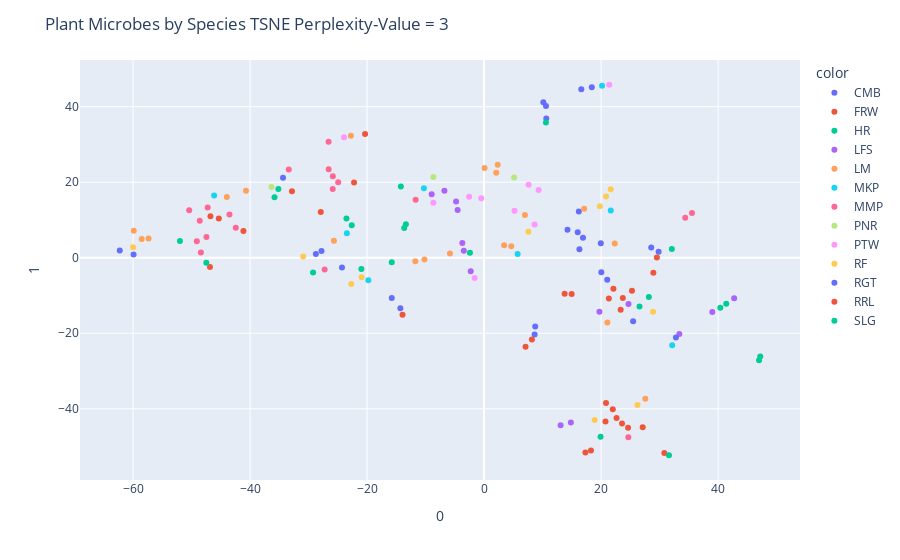

This figure's notebook cell:
### Code cell
X = pivoted_df[top_100.index]

perplexity_value = 3 # Change this to your desired perplexity

tsne = TSNE(n_components=2, perplexity=perplexity_value, random_state=42)
tsne_transformed = tsne.fit_transform(X)


fig = px.scatter(tsne_transformed, x=0, y=1, color=pivoted_df['site_id'])
fig.update_layout(title = 'Plant Microbes by Species TSNE Perplexity-Value = ' + str(perplexity_value))
fig.show()

### Figure 1 — Plotly figure (JSON) as saved in the notebook; plotly's stock layout.template omitted (floating-point values rounded to 4 significant figures)
{"data": [{"hovertemplate": "color=CMB<br>0=%{x}<br>1=%{y}<extra></extra>", "legendgroup": "CMB", "marker": {"color": "#636efa", "symbol": "circle"}, "mode": "markers", "name": "CMB", "orientation": "v", "showlegend": true, "type": "scatter", "x": [16.01, 16.91, 29.83, 19.95, 16.62, 14.26, 10.13, 8.743, 10.63, 10.58, 20.04, -15.78, 28.57, 16.19, 25.48, -14.31, 21.06, 8.638, 16.3, 18.41], "xaxis": "x", "y": [6.741, 5.308, 1.608, 3.872, 44.65, 7.426, 41.19, -18.23, 36.87, 40.2, -3.869, -10.63, 2.686, 12.22, -16.83, -13.38, -5.856, -20.29, 2.26, 45.17], "yaxis": "y"}, {"hovertemplate": "color=FRW<br>0=%{x}<br>1=%{y}<extra></extra>", "legendgroup": "FRW", "marker": {"color": "#EF553B", "symbol": "circle"}, "mode": "markers", "name": "FRW", "orientation": "v", "showlegend": true, "type": "scatter", "x": [-46.78, -27.91, -13.94, 7.089, 13.77, -20.34, -32.84, -45.34, -46.86, -22.23, -41.14], "xaxis": "x", "y": [10.97, 12.12, -15.11, -23.57, -9.548, 32.77, 17.58, 10.38, -2.471, 19.9, 7.078], "yaxis": "y"}, {"hovertemplate": "color=HR<br>0=%{x}<br>1=%{y}<extra></extra>", "legendgroup": "HR", "marker": {"color": "#00cc96", "symbol": "circle"}, "mode": "markers", "name": "HR", "orientation": "v", "showlegend": true, "type": "scatter", "x": [41.39, -13.65, -22.62, -15.78, -13.37, -20.98], "xaxis": "x", "y": [-12.21, 7.85, 8.601, -1.166, 8.903, -3.003], "yaxis": "y"}, {"hovertemplate": "color=LFS<br>0=%{x}<br>1=%{y}<extra></extra>", "legendgroup": "LFS", "marker": {"color": "#ab63fa", "symbol": "circle"}, "mode": "markers", "name": "LFS", "orientation": "v", "showlegend": true, "type": "scatter", "x": [39.01, -4.783, -8.962, 24.69, -6.779, -4.522, 42.75, 33.37, 19.72, 13.09, -2.28, 14.84, -3.465, -3.723], "xaxis": "x", "y": [-14.34, 14.89, 16.81, -12.26, 17.76, 12.62, -10.75, -20.16, -14.33, -44.33, -3.562, -43.65, 1.852, 3.92], "yaxis": "y"}, {"hovertemplate": "color=LM<br>0=%{x}<br>1=%{y}<extra></extra>", "legendgroup": "LM", "marker": {"color": "#FFA15A", "symbol": "circle"}, "mode": "markers", "name": "LM", "orientation": "v", "showlegend": true, "type": "scatter", "x": [-10.19, -40.7, -22.76, 17.11, 3.426, 2.077, -5.83, -58.52, -59.88, 2.328, -43.97, 0.08292, 22.33, 27.56, -57.36, 6.983, 21.08, -11.75, -25.67, 4.652], "xaxis": "x", "y": [-0.4619, 17.73, 32.32, 12.95, 3.328, 22.5, 1.12, 4.971, 7.131, 24.6, 16.12, 23.76, 3.752, -37.37, 5.108, 11.3, -17.13, -0.9356, 4.472, 3.024], "yaxis": "y"}, {"hovertemplate": "color=MKP<br>0=%{x}<br>1=%{y}<extra></extra>", "legendgroup": "MKP", "marker": {"color": "#19d3f3", "symbol": "circle"}, "mode": "markers", "name": "MKP", "orientation": "v", "showlegend": true, "type": "scatter", "x": [32.15, 21.66, -10.29, 5.735, -46.14, 20.17, -23.45, -19.78], "xaxis": "x", "y": [-23.17, 12.51, 18.43, 1.02, 16.46, 45.58, 6.503, -5.935], "yaxis": "y"}, {"hovertemplate": "color=MMP<br>0=%{x}<br>1=%{y}<extra></extra>", "legendgroup": "MMP", "marker": {"color": "#FF6692", "symbol": "circle"}, "mode": "markers", "name": "MMP", "orientation": "v", "showlegend": true, "type": "scatter", "x": [-50.41, -27.25, -25.85, -48.61, 24.66, -42.44, -49.1, -48.41, 35.54, 34.38, -11.7, -24.94, -26.58, -47.46, -33.39, -26.57, -43.52, -47.24, -25.88], "xaxis": "x", "y": [12.6, -3.138, 21.57, 9.821, -47.54, 7.943, 4.379, 1.395, 11.87, 10.57, 15.34, 20.01, 30.73, 5.497, 23.38, 23.43, 11.43, 13.34, 18.19], "yaxis": "y"}, {"hovertemplate": "color=PNR<br>0=%{x}<br>1=%{y}<extra></extra>", "legendgroup": "PNR", "marker": {"color": "#B6E880", "symbol": "circle"}, "mode": "markers", "name": "PNR", "orientation": "v", "showlegend": true, "type": "scatter", "x": [-36.34, 5.123, -8.678], "xaxis": "x", "y": [18.73, 21.26, 21.36], "yaxis": "y"}, {"hovertemplate": "color=PTW<br>0=%{x}<br>1=%{y}<extra></extra>", "legendgroup": "PTW", "marker": {"color": "#FF97FF", "symbol": "circle"}, "mode": "markers", "name": "PTW", "orientation": "v", "showlegend": true, "type": "scatter", "x": [21.41, -23.94, 8.633, 5.2, -2.547, -0.4866, -1.615, 7.61, -8.676, 9.322], "xaxis": "x", "y": [45.82, 31.9, 8.779, 12.44, 16.15, 15.76, -5.394, 19.36, 14.57, 17.96], "yaxis": "y"}, {"hovertemplate": "color=RF<br>0=%{x}<br>1=%{y}<extra></extra>", "legendgroup": "RF", "marker": {"color": "#FECB52", "symbol": "circle"}, "mode": "markers", "name": "RF", "orientation": "v", "showlegend": true, "type": "scatter", "x": [-22.7, 20.85, -20.93, 28.87, 18.9, -60.0, 21.64, -30.93, 7.569, 19.78, 26.22], "xaxis": "x", "y": [-6.928, 16.25, -5.189, -14.3, -42.99, 2.805, 18.16, 0.2997, 6.855, 13.66, -38.97], "yaxis": "y"}, {"hovertemplate": "color=RGT<br>0=%{x}<br>1=%{y}<extra></extra>", "legendgroup": "RGT", "marker": {"color": "#636efa", "symbol": "circle"}, "mode": "markers", "name": "RGT", "orientation": "v", "showlegend": true, "type": "scatter", "x": [-59.92, -62.28, -34.37, 32.79, -28.76, -27.79, -24.29], "xaxis": "x", "y": [0.8435, 1.937, 21.16, -21.14, 1.006, 1.756, -2.57], "yaxis": "y"}, {"hovertemplate": "color=RRL<br>0=%{x}<br>1=%{y}<extra></extra>", "legendgroup": "RRL", "marker": {"color": "#EF553B", "symbol": "circle"}, "mode": "markers", "name": "RRL", "orientation": "v", "showlegend": true, "type": "scatter", "x": [20.76, 22.11, 17.32, 27.11, 23.72, 14.97, 23.58, 8.178, 29.54, 22.0, 22.65, 25.28, 21.33, 23.35, 24.61, 28.94, 18.27, 30.81, 20.84], "xaxis": "x", "y": [-43.35, -8.19, -51.58, -44.91, -10.63, -9.577, -43.89, -21.65, 0.09719, -40.14, -42.47, -8.711, -10.76, -13.78, -45.02, -3.956, -51.06, -51.7, -38.43], "yaxis": "y"}, {"hovertemplate": "color=SLG<br>0=%{x}<br>1=%{y}<extra></extra>", "legendgroup": "SLG", "marker": {"color": "#00cc96", "symbol": "circle"}, "mode": "markers", "name": "SLG", "orientation": "v", "showlegend": true, "type": "scatter", "x": [47.21, -51.99, -35.17, 40.38, -35.82, -23.53, 10.57, 32.09, 26.57, -29.23, -2.416, -14.23, 31.6, 47.0, 19.91, 28.17, -47.48], "xaxis": "x", "y": [-26.18, 4.414, 18.19, -13.23, 16.0, 10.37, 35.83, 2.326, -12.94, -3.902, 1.325, 18.9, -52.3, -27.13, -47.38, -10.37, -1.355], "yaxis": "y"}], "layout": {"legend": {"title": {"text": "color"}, "tracegroupgap": 0}, "margin": {"t": 60}, "title": {"text": "Plant Microbes by Species TSNE Perplexity-Value = 3"}, "xaxis": {"anchor": "y", "domain": [0, 1], "title": {"text": "0"}}, "yaxis": {"anchor": "x", "domain": [0, 1], "title": {"text": "1"}}}}
